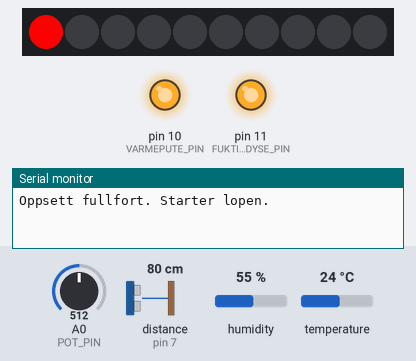
Bench run of a sketch on a simulated Arduino Uno, built with avr-gcc and run on an emulated ATmega328P. On the bench: 10 RGB LEDs in strip order, left to right, output pins drawn as LEDs (lit = HIGH), the last lines printed to the serial monitor. Wiring (inferred from the names in the program): ultrasonic range finder: trigger pin 6; echo pin 7. Inputs (shaded band) come from the test bench; at power-on: distance to the obstacle (sensor on pin 7) 80 cm, A0 (POT_PIN) = 512, humidity 55 %, temperature 24 °C. The echo pulse lasts 58.3 µs per cm; pins used as bus, display or sensor lines are not drawn.

Above: at 1.8 s.
1.9 s: distance to the obstacle (sensor on pin 7) set to 7 cm
At 3.2 s:
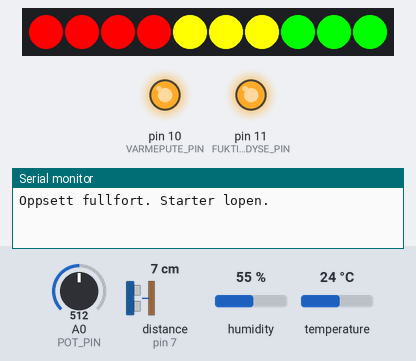
3.5 s: distance to the obstacle (sensor on pin 7) set to 4 cm
At 4.7 s:
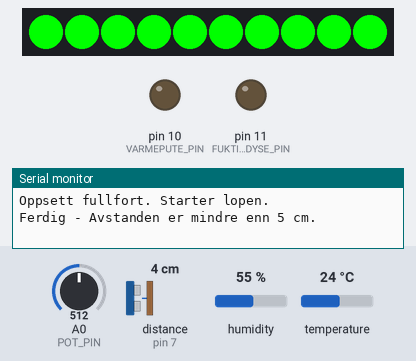
5.5 s: distance to the obstacle (sensor on pin 7) set to 9 cm
At 7.2 s:
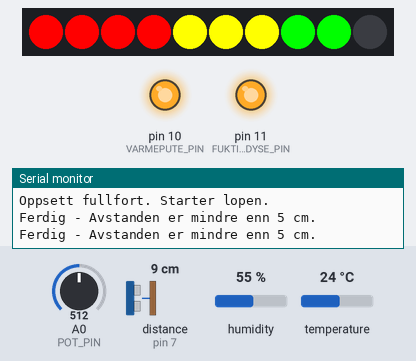
7.6 s: distance to the obstacle (sensor on pin 7) set to 2 cm
At 8.5 s:
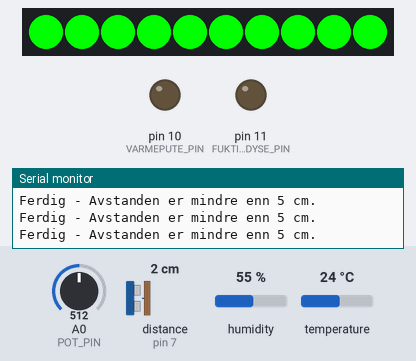
11.7 s: distance to the obstacle (sensor on pin 7) set to 35 cm
At 12.9 s:
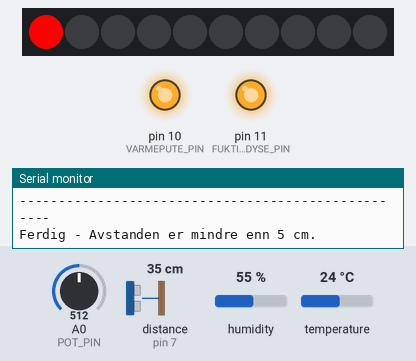
Timing chart, 0 to 14.7 s (numbered marks = the images above; inputs shaded):
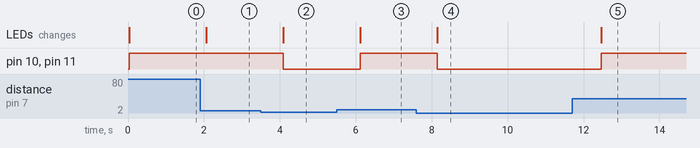

The sketch:

deighever.ino
```cpp
#include <Adafruit_NeoPixel.h>
#include <DHT.h>
#include <Adafruit_Sensor.h>

// Definerer pinner
#define TRIG_PIN 6 // Ultrasonisk sensor
#define ECHO_PIN 7 // Ultrasonisk sensor
#define DHTPIN 5 // Temperatur- og fuktighetssensor
#define DHTTYPE DHT11
#define VARMEPUTE_PIN 10 // Varmepute (kontrollert via transistor)
#define FUKTIGHETSDYSE_PIN 11 // Fuktighetsdyse (kontrollert via transistor)
#define POT_PIN A0 // Potensiometer
#define LED_PIN 3 // LED-stripe
#define ANTALL_LED 10 // Antall LED-lys i stripen

// Initialiserer komponenter
Adafruit_NeoPixel stripe = Adafruit_NeoPixel(ANTALL_LED, LED_PIN, NEO_GRB + NEO_KHZ800);
DHT dht(DHTPIN, DHTTYPE);

long varighet;
int avstand;
int startAvstand = 25; // Startavstand i cm
int potVerdi;
unsigned long startTid;
unsigned long tidsgrense;
unsigned long forrigeMillis = 0;
unsigned long utskriftIntervall = 10000; // 10 sekunder

void setup() {
  Serial.begin(9600);
  pinMode(TRIG_PIN, OUTPUT);
  pinMode(ECHO_PIN, INPUT);
  pinMode(VARMEPUTE_PIN, OUTPUT);
  pinMode(FUKTIGHETSDYSE_PIN, OUTPUT);
  dht.begin();
  stripe.begin();
  stripe.show();
  startTid = millis();
  Serial.println("Oppsett fullfort. Starter lopen.");
}

void loop() {
  unsigned long naavaerendeMillis = millis();

  // Leser temperatur og fuktighet
  float temperatur = dht.readTemperature();
  float fuktighet = dht.readHumidity();

  // Sjekker om lesingene feilet og hopper over resten av koden i denne lopen hvis de gjorde
  if (isnan(temperatur) || isnan(fuktighet)) {
    Serial.println("Feil ved lesing av DHT-sensor. Prover paa nytt...");
    return;
  }

  // Leser avstand fra ultrasonisk sensor
  digitalWrite(TRIG_PIN, LOW);
  delayMicroseconds(2);
  digitalWrite(TRIG_PIN, HIGH);
  delayMicroseconds(10);
  digitalWrite(TRIG_PIN, LOW);
  varighet = pulseIn(ECHO_PIN, HIGH);
  avstand = varighet * 0.034 / 2;

  // Leser potensiometerverdi og setter tidsgrense
  potVerdi = analogRead(POT_PIN);
  if (potVerdi >= 1023) {
    tidsgrense = 0; // Setter timeren til null
  } else {
    // Mapper potensiometerverdi til en av de fire onskede tidene
    if (potVerdi < 256) {
      tidsgrense = 7200000; // 2 timer (120 minutter)
    } else if (potVerdi < 512) {
      tidsgrense = 5400000; // 1,5 timer (90 minutter)
    } else if (potVerdi < 768) {
      tidsgrense = 3600000; // 1 time (60 minutter)
    } else {
      tidsgrense = 1800000; // 0,5 time (30 minutter)
    }
  }

  // Sjekker om timeren maa tilbakestilles
  if (millis() - startTid >= tidsgrense) {
    startTid = millis();
  }

  // Beregner gjenstaaende tid
  unsigned long gjenstaaendeTid = tidsgrense - (millis() - startTid);

  // LED-fargedisplay for avstand (trafikklysstil)
  int avstandSteg = (startAvstand - 5) / (ANTALL_LED - 1); // Beregner avstandstrinn for hver LED
  for (int i = 0; i < ANTALL_LED; i++) {
    if (avstand < 5) {
      // Tenner alle LED-lys gronn hvis avstanden er mindre enn 5 cm
      stripe.setPixelColor(i, stripe.Color(0, 255, 0));
    } else if (i == 0) {
      // Det forste LED-lyset er alltid rodt
      stripe.setPixelColor(i, stripe.Color(255, 0, 0));
    } else if (avstand < (startAvstand - i * avstandSteg)) {
      if (i < 4) {
        // Rodt lys
        stripe.setPixelColor(i, stripe.Color(255, 0, 0));
      } else if (i < 7) {
        // Gult lys
        stripe.setPixelColor(i, stripe.Color(255, 255, 0));
      } else {
        // Gront lys
        stripe.setPixelColor(i, stripe.Color(0, 255, 0));
      }
    } else {
      // Slukker de resterende LED-lysene
      stripe.setPixelColor(i, stripe.Color(0, 0, 0));
    }
  }
  stripe.show();

  // Sjekker betingelser og kontrollerer varmepute og fuktighetsdyse
  if (avstand < 5) {
    digitalWrite(VARMEPUTE_PIN, LOW);
    digitalWrite(FUKTIGHETSDYSE_PIN, LOW);
    Serial.println("Ferdig - Avstanden er mindre enn 5 cm.");
  } else if (temperatur < 50 && millis() - startTid < tidsgrense) {
    digitalWrite(VARMEPUTE_PIN, HIGH);
    digitalWrite(FUKTIGHETSDYSE_PIN, HIGH);
  } else {
    digitalWrite(VARMEPUTE_PIN, LOW);
    digitalWrite(FUKTIGHETSDYSE_PIN, LOW);
  }

  // Overopphetingsbeskyttelse
  if (temperatur >= 50) {
    while (temperatur >= 35) {
      temperatur = dht.readTemperature();
      delay(1000);
    }
  }

  // Skriver ut tabellen hver 10. sekund
  if (naavaerendeMillis - forrigeMillis >= utskriftIntervall) {
    forrigeMillis = naavaerendeMillis;

    Serial.println("---------------------------------------------------");
    Serial.println("| Temperatur (C) | Fuktighet (%) | Avstand (cm) | Timer igjen |");
    Serial.println("---------------------------------------------------");
    Serial.print("| ");
    Serial.print(temperatur);
    Serial.print("            | ");
    Serial.print(fuktighet);
    Serial.print("           | ");
    Serial.print(avstand);
    Serial.print("          | ");
    Serial.print(gjenstaaendeTid / 60000); // Timer igjen i minutter
    Serial.println(" min   |");
    Serial.println("---------------------------------------------------");
  }

  delay(1000); // Ekstra forsinkelse mellom avlesninger for aa sikre DHT-sensoren
}
```

Measured:
- the behaviour switches between 6 and 5 cm on distance to the obstacle (sensor on pin 7) (found by bisection; images 1 and 2)
- after the input at 1.9 s, the LEDs: change after 0.16 s (image 1)
- after the input at 3.5 s, pin 10 (VARMEPUTE_PIN), pin 11 (FUKTIGHETSDYSE_PIN): HIGH → LOW after 0.59 s; the LEDs: change after 0.59 s (image 2)
- after the input at 5.5 s, pin 10 (VARMEPUTE_PIN), pin 11 (FUKTIGHETSDYSE_PIN): LOW → HIGH after 0.62 s; the LEDs: change after 0.62 s (image 3)
- after the input at 7.6 s, pin 10 (VARMEPUTE_PIN), pin 11 (FUKTIGHETSDYSE_PIN): HIGH → LOW after 0.54 s; the LEDs: change after 0.54 s (image 4)
- after the input at 11.7 s, pin 10 (VARMEPUTE_PIN), pin 11 (FUKTIGHETSDYSE_PIN): LOW → HIGH after 0.77 s; the LEDs: change after 0.77 s (image 5)
